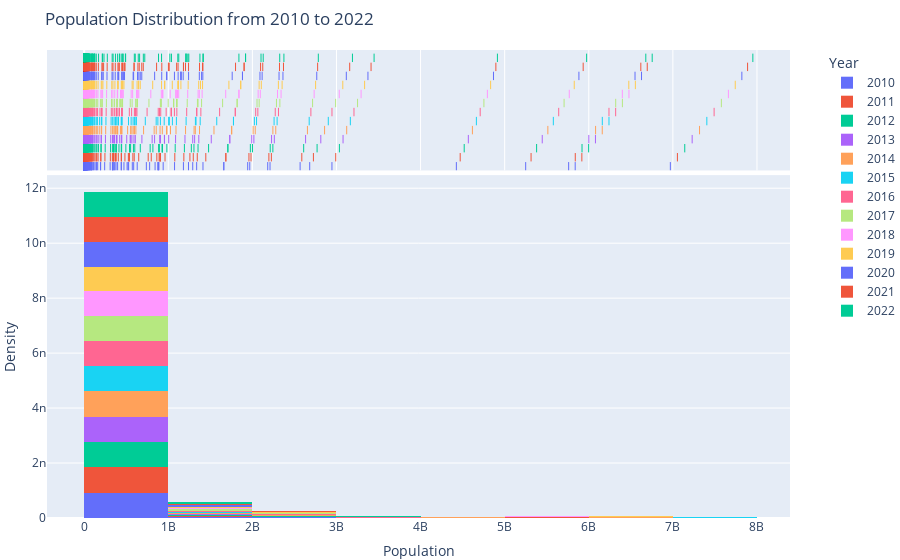

Notebook code cell kept with this figure:
### Markdown cell above
- most populations in the countries are between the 0 to 0.5B in the 10 years from 2000 to 2009
- we have small number of populations in some countries between 6B to 7B
- we can notice the number of populations between the 0.5 and 3 are increasing in these 10 years and bigger than the previous 10 years.

### Code cell
years=data.loc[:,'2010':'2022']
# Reshape the DataFrame for Plotly Express
df = pd.melt(data, value_vars=years.columns, var_name='Year', value_name='Population')

fig = px.histogram(df, x='Population', nbins=15, histnorm='probability density', color='Year',
                   title='Population Distribution from 2010 to 2022',
                   labels={'Population': 'Population', 'Year': 'Year'},
                   marginal='rug')

fig.update_layout(
    xaxis=dict(title='Population'),
    yaxis=dict(title='Density'),
    legend=dict(x=1.05, y=1, traceorder='normal', orientation='v'),
    margin=dict(l=0, r=0, t=50, b=0),
)

fig.show()

### Figure 1 — Plotly figure (JSON) as saved in the notebook; plotly's stock layout.template omitted (floating-point values rounded to 4 significant figures; data arrays with more than 128 entries replaced by an {"elided": "..."} marker saying what was removed)
{"data": [{"alignmentgroup": "True", "bingroup": "x", "histnorm": "probability density", "hovertemplate": "Year=2010<br>Population=%{x}<br>probability density=%{y}<extra></extra>", "legendgroup": "2010", "marker": {"color": "#636efa", "pattern": {"shape": ""}}, "name": "2010", "nbinsx": 15, "offsetgroup": "2010", "orientation": "v", "showlegend": true, "x": {"elided": "264 float values"}, "xaxis": "x", "yaxis": "y", "type": "histogram"}, {"alignmentgroup": "True", "boxpoints": "all", "fillcolor": "rgba(255,255,255,0)", "hoveron": "points", "hovertemplate": "Year=2010<br>Population=%{x}<extra></extra>", "jitter": 0, "legendgroup": "2010", "line": {"color": "rgba(255,255,255,0)"}, "marker": {"color": "#636efa", "symbol": "line-ns-open"}, "name": "2010", "offsetgroup": "2010", "showlegend": false, "x": {"elided": "264 float values"}, "xaxis": "x2", "yaxis": "y2", "type": "box"}, {"alignmentgroup": "True", "bingroup": "x", "histnorm": "probability density", "hovertemplate": "Year=2011<br>Population=%{x}<br>probability density=%{y}<extra></extra>", "legendgroup": "2011", "marker": {"color": "#EF553B", "pattern": {"shape": ""}}, "name": "2011", "nbinsx": 15, "offsetgroup": "2011", "orientation": "v", "showlegend": true, "x": {"elided": "264 float values"}, "xaxis": "x", "yaxis": "y", "type": "histogram"}, {"alignmentgroup": "True", "boxpoints": "all", "fillcolor": "rgba(255,255,255,0)", "hoveron": "points", "hovertemplate": "Year=2011<br>Population=%{x}<extra></extra>", "jitter": 0, "legendgroup": "2011", "line": {"color": "rgba(255,255,255,0)"}, "marker": {"color": "#EF553B", "symbol": "line-ns-open"}, "name": "2011", "offsetgroup": "2011", "showlegend": false, "x": {"elided": "264 float values"}, "xaxis": "x2", "yaxis": "y2", "type": "box"}, {"alignmentgroup": "True", "bingroup": "x", "histnorm": "probability density", "hovertemplate": "Year=2012<br>Population=%{x}<br>probability density=%{y}<extra></extra>", "legendgroup": "2012", "marker": {"color": "#00cc96", "pattern": {"shape": ""}}, "name": "2012", "nbinsx": 15, "offsetgroup": "2012", "orientation": "v", "showlegend": true, "x": {"elided": "264 float values"}, "xaxis": "x", "yaxis": "y", "type": "histogram"}, {"alignmentgroup": "True", "boxpoints": "all", "fillcolor": "rgba(255,255,255,0)", "hoveron": "points", "hovertemplate": "Year=2012<br>Population=%{x}<extra></extra>", "jitter": 0, "legendgroup": "2012", "line": {"color": "rgba(255,255,255,0)"}, "marker": {"color": "#00cc96", "symbol": "line-ns-open"}, "name": "2012", "offsetgroup": "2012", "showlegend": false, "x": {"elided": "264 float values"}, "xaxis": "x2", "yaxis": "y2", "type": "box"}, {"alignmentgroup": "True", "bingroup": "x", "histnorm": "probability density", "hovertemplate": "Year=2013<br>Population=%{x}<br>probability density=%{y}<extra></extra>", "legendgroup": "2013", "marker": {"color": "#ab63fa", "pattern": {"shape": ""}}, "name": "2013", "nbinsx": 15, "offsetgroup": "2013", "orientation": "v", "showlegend": true, "x": {"elided": "264 float values"}, "xaxis": "x", "yaxis": "y", "type": "histogram"}, {"alignmentgroup": "True", "boxpoints": "all", "fillcolor": "rgba(255,255,255,0)", "hoveron": "points", "hovertemplate": "Year=2013<br>Population=%{x}<extra></extra>", "jitter": 0, "legendgroup": "2013", "line": {"color": "rgba(255,255,255,0)"}, "marker": {"color": "#ab63fa", "symbol": "line-ns-open"}, "name": "2013", "offsetgroup": "2013", "showlegend": false, "x": {"elided": "264 float values"}, "xaxis": "x2", "yaxis": "y2", "type": "box"}, {"alignmentgroup": "True", "bingroup": "x", "histnorm": "probability density", "hovertemplate": "Year=2014<br>Population=%{x}<br>probability density=%{y}<extra></extra>", "legendgroup": "2014", "marker": {"color": "#FFA15A", "pattern": {"shape": ""}}, "name": "2014", "nbinsx": 15, "offsetgroup": "2014", "orientation": "v", "showlegend": true, "x": {"elided": "264 float values"}, "xaxis": "x", "yaxis": "y", "type": "histogram"}, {"alignmentgroup": "True", "boxpoints": "all", "fillcolor": "rgba(255,255,255,0)", "hoveron": "points", "hovertemplate": "Year=2014<br>Population=%{x}<extra></extra>", "jitter": 0, "legendgroup": "2014", "line": {"color": "rgba(255,255,255,0)"}, "marker": {"color": "#FFA15A", "symbol": "line-ns-open"}, "name": "2014", "offsetgroup": "2014", "showlegend": false, "x": {"elided": "264 float values"}, "xaxis": "x2", "yaxis": "y2", "type": "box"}, {"alignmentgroup": "True", "bingroup": "x", "histnorm": "probability density", "hovertemplate": "Year=2015<br>Population=%{x}<br>probability density=%{y}<extra></extra>", "legendgroup": "2015", "marker": {"color": "#19d3f3", "pattern": {"shape": ""}}, "name": "2015", "nbinsx": 15, "offsetgroup": "2015", "orientation": "v", "showlegend": true, "x": {"elided": "264 float values"}, "xaxis": "x", "yaxis": "y", "type": "histogram"}, {"alignmentgroup": "True", "boxpoints": "all", "fillcolor": "rgba(255,255,255,0)", "hoveron": "points", "hovertemplate": "Year=2015<br>Population=%{x}<extra></extra>", "jitter": 0, "legendgroup": "2015", "line": {"color": "rgba(255,255,255,0)"}, "marker": {"color": "#19d3f3", "symbol": "line-ns-open"}, "name": "2015", "offsetgroup": "2015", "showlegend": false, "x": {"elided": "264 float values"}, "xaxis": "x2", "yaxis": "y2", "type": "box"}, {"alignmentgroup": "True", "bingroup": "x", "histnorm": "probability density", "hovertemplate": "Year=2016<br>Population=%{x}<br>probability density=%{y}<extra></extra>", "legendgroup": "2016", "marker": {"color": "#FF6692", "pattern": {"shape": ""}}, "name": "2016", "nbinsx": 15, "offsetgroup": "2016", "orientation": "v", "showlegend": true, "x": {"elided": "264 float values"}, "xaxis": "x", "yaxis": "y", "type": "histogram"}, {"alignmentgroup": "True", "boxpoints": "all", "fillcolor": "rgba(255,255,255,0)", "hoveron": "points", "hovertemplate": "Year=2016<br>Population=%{x}<extra></extra>", "jitter": 0, "legendgroup": "2016", "line": {"color": "rgba(255,255,255,0)"}, "marker": {"color": "#FF6692", "symbol": "line-ns-open"}, "name": "2016", "offsetgroup": "2016", "showlegend": false, "x": {"elided": "264 float values"}, "xaxis": "x2", "yaxis": "y2", "type": "box"}, {"alignmentgroup": "True", "bingroup": "x", "histnorm": "probability density", "hovertemplate": "Year=2017<br>Population=%{x}<br>probability density=%{y}<extra></extra>", "legendgroup": "2017", "marker": {"color": "#B6E880", "pattern": {"shape": ""}}, "name": "2017", "nbinsx": 15, "offsetgroup": "2017", "orientation": "v", "showlegend": true, "x": {"elided": "264 float values"}, "xaxis": "x", "yaxis": "y", "type": "histogram"}, {"alignmentgroup": "True", "boxpoints": "all", "fillcolor": "rgba(255,255,255,0)", "hoveron": "points", "hovertemplate": "Year=2017<br>Population=%{x}<extra></extra>", "jitter": 0, "legendgroup": "2017", "line": {"color": "rgba(255,255,255,0)"}, "marker": {"color": "#B6E880", "symbol": "line-ns-open"}, "name": "2017", "offsetgroup": "2017", "showlegend": false, "x": {"elided": "264 float values"}, "xaxis": "x2", "yaxis": "y2", "type": "box"}, {"alignmentgroup": "True", "bingroup": "x", "histnorm": "probability density", "hovertemplate": "Year=2018<br>Population=%{x}<br>probability density=%{y}<extra></extra>", "legendgroup": "2018", "marker": {"color": "#FF97FF", "pattern": {"shape": ""}}, "name": "2018", "nbinsx": 15, "offsetgroup": "2018", "orientation": "v", "showlegend": true, "x": {"elided": "264 float values"}, "xaxis": "x", "yaxis": "y", "type": "histogram"}, {"alignmentgroup": "True", "boxpoints": "all", "fillcolor": "rgba(255,255,255,0)", "hoveron": "points", "hovertemplate": "Year=2018<br>Population=%{x}<extra></extra>", "jitter": 0, "legendgroup": "2018", "line": {"color": "rgba(255,255,255,0)"}, "marker": {"color": "#FF97FF", "symbol": "line-ns-open"}, "name": "2018", "offsetgroup": "2018", "showlegend": false, "x": {"elided": "264 float values"}, "xaxis": "x2", "yaxis": "y2", "type": "box"}, {"alignmentgroup": "True", "bingroup": "x", "histnorm": "probability density", "hovertemplate": "Year=2019<br>Population=%{x}<br>probability density=%{y}<extra></extra>", "legendgroup": "2019", "marker": {"color": "#FECB52", "pattern": {"shape": ""}}, "name": "2019", "nbinsx": 15, "offsetgroup": "2019", "orientation": "v", "showlegend": true, "x": {"elided": "264 float values"}, "xaxis": "x", "yaxis": "y", "type": "histogram"}, {"alignmentgroup": "True", "boxpoints": "all", "fillcolor": "rgba(255,255,255,0)", "hoveron": "points", "hovertemplate": "Year=2019<br>Population=%{x}<extra></extra>", "jitter": 0, "legendgroup": "2019", "line": {"color": "rgba(255,255,255,0)"}, "marker": {"color": "#FECB52", "symbol": "line-ns-open"}, "name": "2019", "offsetgroup": "2019", "showlegend": false, "x": {"elided": "264 float values"}, "xaxis": "x2", "yaxis": "y2", "type": "box"}, {"alignmentgroup": "True", "bingroup": "x", "histnorm": "probability density", "hovertemplate": "Year=2020<br>Population=%{x}<br>probability density=%{y}<extra></extra>", "legendgroup": "2020", "marker": {"color": "#636efa", "pattern": {"shape": ""}}, "name": "2020", "nbinsx": 15, "offsetgroup": "2020", "orientation": "v", "showlegend": true, "x": {"elided": "264 float values"}, "xaxis": "x", "yaxis": "y", "type": "histogram"}, {"alignmentgroup": "True", "boxpoints": "all", "fillcolor": "rgba(255,255,255,0)", "hoveron": "points", "hovertemplate": "Year=2020<br>Population=%{x}<extra></extra>", "jitter": 0, "legendgroup": "2020", "line": {"color": "rgba(255,255,255,0)"}, "marker": {"color": "#636efa", "symbol": "line-ns-open"}, "name": "2020", "offsetgroup": "2020", "showlegend": false, "x": {"elided": "264 float values"}, "xaxis": "x2", "yaxis": "y2", "type": "box"}, {"alignmentgroup": "True", "bingroup": "x", "histnorm": "probability density", "hovertemplate": "Year=2021<br>Population=%{x}<br>probability density=%{y}<extra></extra>", "legendgroup": "2021", "marker": {"color": "#EF553B", "pattern": {"shape": ""}}, "name": "2021", "nbinsx": 15, "offsetgroup": "2021", "orientation": "v", "showlegend": true, "x": {"elided": "264 float values"}, "xaxis": "x", "yaxis": "y", "type": "histogram"}, {"alignmentgroup": "True", "boxpoints": "all", "fillcolor": "rgba(255,255,255,0)", "hoveron": "points", "hovertemplate": "Year=2021<br>Population=%{x}<extra></extra>", "jitter": 0, "legendgroup": "2021", "line": {"color": "rgba(255,255,255,0)"}, "marker": {"color": "#EF553B", "symbol": "line-ns-open"}, "name": "2021", "offsetgroup": "2021", "showlegend": false, "x": {"elided": "264 float values"}, "xaxis": "x2", "yaxis": "y2", "type": "box"}, {"alignmentgroup": "True", "bingroup": "x", "histnorm": "probability density", "hovertemplate": "Year=2022<br>Population=%{x}<br>probability density=%{y}<extra></extra>", "legendgroup": "2022", "marker": {"color": "#00cc96", "pattern": {"shape": ""}}, "name": "2022", "nbinsx": 15, "offsetgroup": "2022", "orientation": "v", "showlegend": true, "x": {"elided": "264 float values"}, "xaxis": "x", "yaxis": "y", "type": "histogram"}, {"alignmentgroup": "True", "boxpoints": "all", "fillcolor": "rgba(255,255,255,0)", "hoveron": "points", "hovertemplate": "Year=2022<br>Population=%{x}<extra></extra>", "jitter": 0, "legendgroup": "2022", "line": {"color": "rgba(255,255,255,0)"}, "marker": {"color": "#00cc96", "symbol": "line-ns-open"}, "name": "2022", "offsetgroup": "2022", "showlegend": false, "x": {"elided": "264 float values"}, "xaxis": "x2", "yaxis": "y2", "type": "box"}], "layout": {"xaxis": {"anchor": "y", "domain": [0.0, 1.0], "title": {"text": "Population"}}, "yaxis": {"anchor": "x", "domain": [0.0, 0.7326], "title": {"text": "Density"}}, "xaxis2": {"anchor": "y2", "domain": [0.0, 1.0], "matches": "x", "showticklabels": false, "showgrid": true}, "yaxis2": {"anchor": "x2", "domain": [0.7426, 1.0], "matches": "y2", "showticklabels": false, "showline": false, "ticks": "", "showgrid": false}, "legend": {"title": {"text": "Year"}, "tracegroupgap": 0, "x": 1.05, "y": 1, "traceorder": "normal", "orientation": "v"}, "title": {"text": "Population Distribution from 2010 to 2022"}, "barmode": "relative", "margin": {"l": 0, "r": 0, "t": 50, "b": 0}}}
